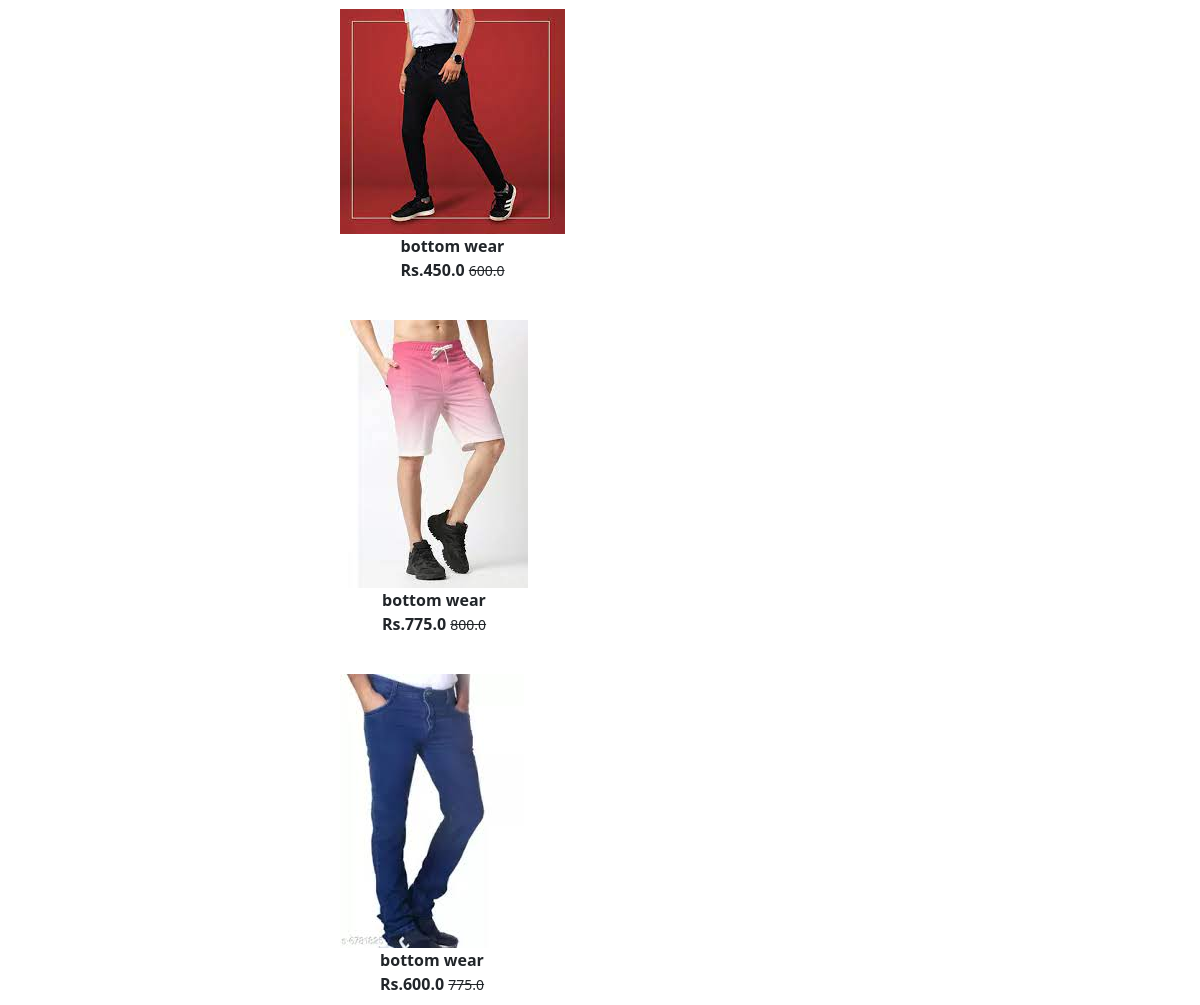
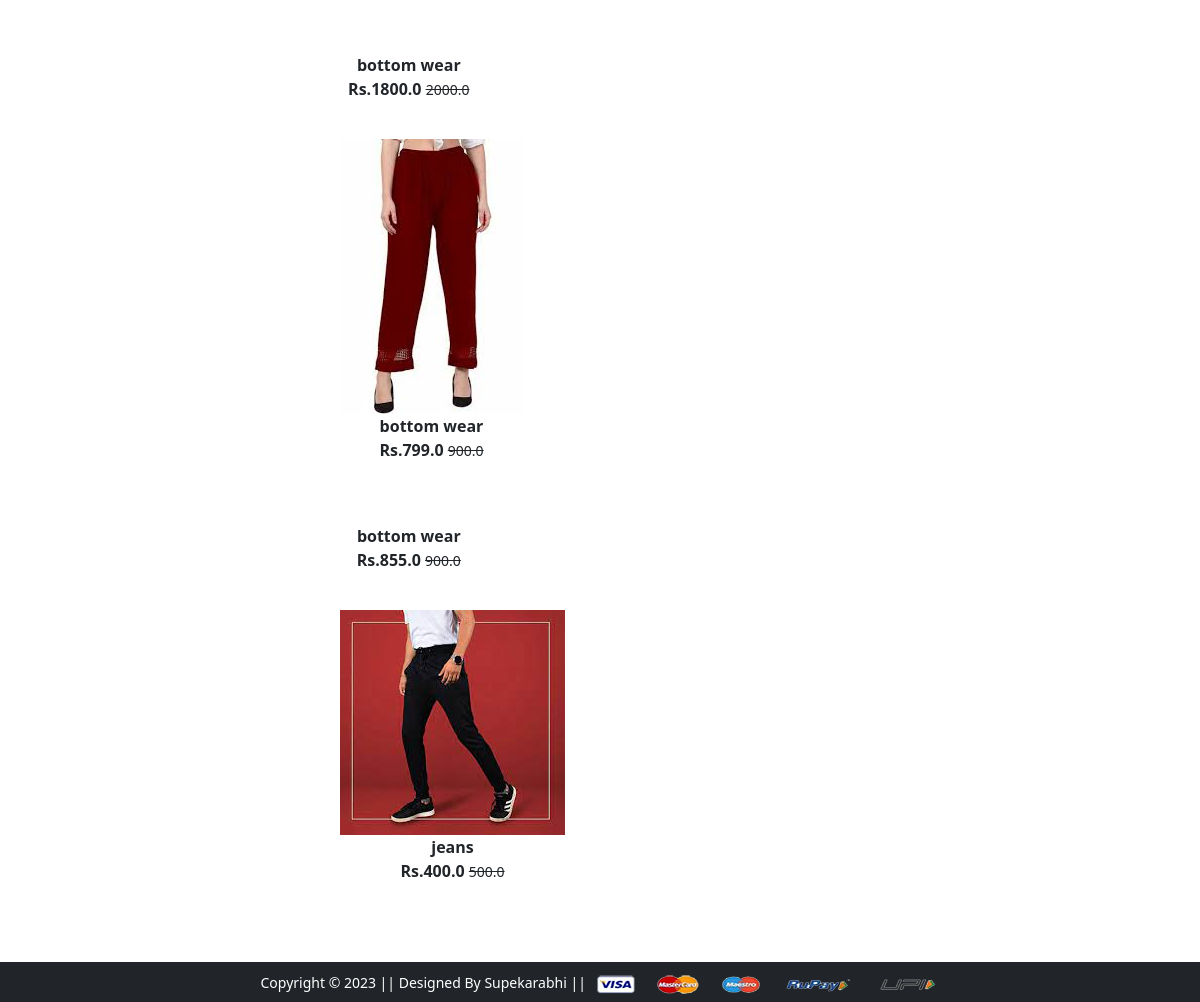
Before: /bottomwear/local (lower part) with the older database file (2 pictures, top to bottom).
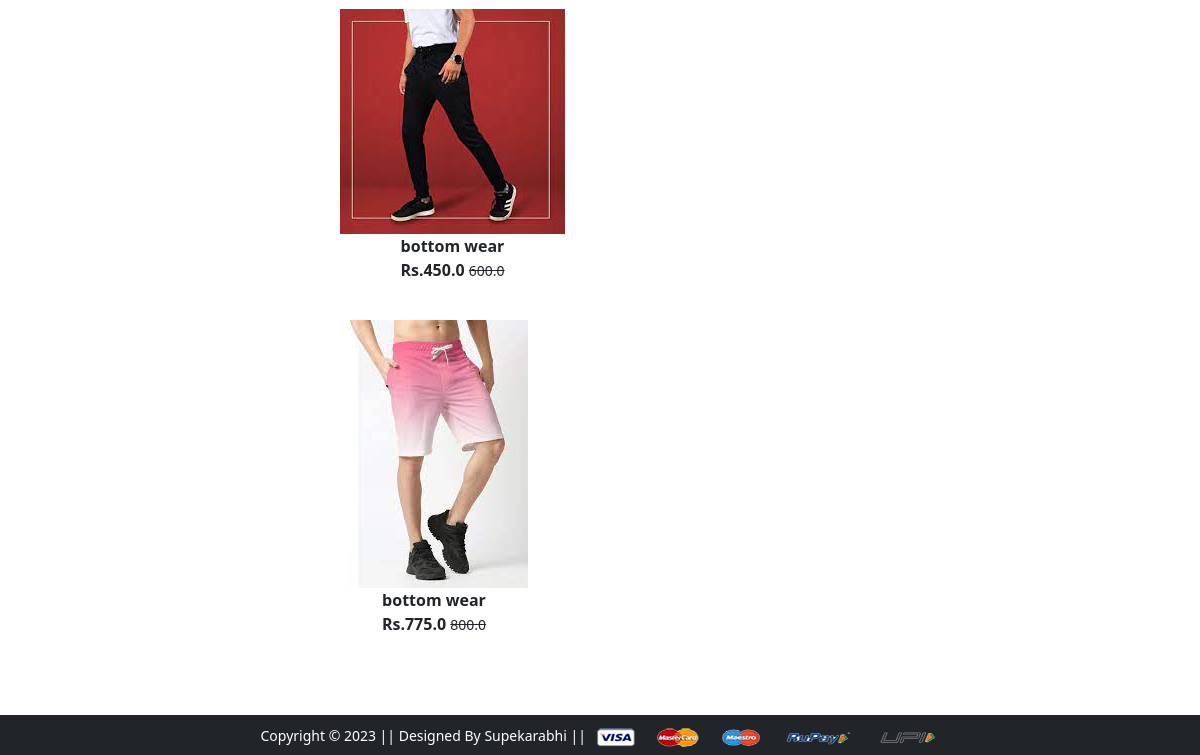
After: the same page with the newer database file.
### app/models.py (models this page shows, shortened)
class Product(models.Model):
    title=models.CharField(max_length=100)
    selling_price=models.FloatField()
    discounted_price=models.FloatField()
    description=models.TextField()
    brand=models.CharField(max_length=100)
    category=models.CharField(choices=CATEGORY_CHOICES,max_length=2)
    product_image=models.ImageField(upload_to='productimg')

### app/views.py (the view)
# urls.py: path('bottomwear/',views.bottomwear,name='bottomwear'),
def bottomwear(request,data=None):
 if data==None:
  bottomwears=Product.objects.filter(category='BW')
 elif data=='local' or data=='branded':
  bottomwears=Product.objects.filter(category='BW').filter(brand=data)
 return render(request,'app/bottomwear.html',{'bottomwears':bottomwears})

### app/templates/app/bottomwear.html (shortened to what this page needs)
{% extends 'app/base.html' %}
{% load static %}
{% block main-content %}
<div class="container my-5">
 <div class="row">
  <div class="col-sm-3">
  </div>
  <div class="col-sm-8">
   <div class="col-sm-8">
    {% for b in bottomwears %}
     <div class="col-sm-4 text-center mb-4">
      <a href="{% url 'product-detail' b.id %}"
      class="btn">
      <div clss="item">
        <img src="{{b.product_image.url}}" alt="" height="" class="">
        <div class="fw-bold">{{b.title}}</div>
        <div class="fw-bold">Rs.{{b.discounted_price}}
        <small class="fw-light text-decoration-line-through">{{b.selling_price}}</small></div>
        </div>
      </a>
    </div>
    {% endfor %}
  </div>
  </div>
 </div>
</div>
{% endblock main-content %}

Changed rows visible on the page:
no longer on this page (row edited): Product: product_image (picture), title "bottom wear", discounted_price "600.0", selling_price "775.0"
no longer on this page (row edited): Product: title "bottom wear", discounted_price "1800.0", selling_price "2000.0"
no longer on this page (row edited): Product: product_image (picture), title "bottom wear", discounted_price "799.0", selling_price "900.0"
no longer on this page (row edited): Product: title "bottom wear", discounted_price "855.0", selling_price "900.0"
no longer on this page (row edited): Product: product_image (picture), title "jeans", discounted_price "400.0", selling_price "500.0"
